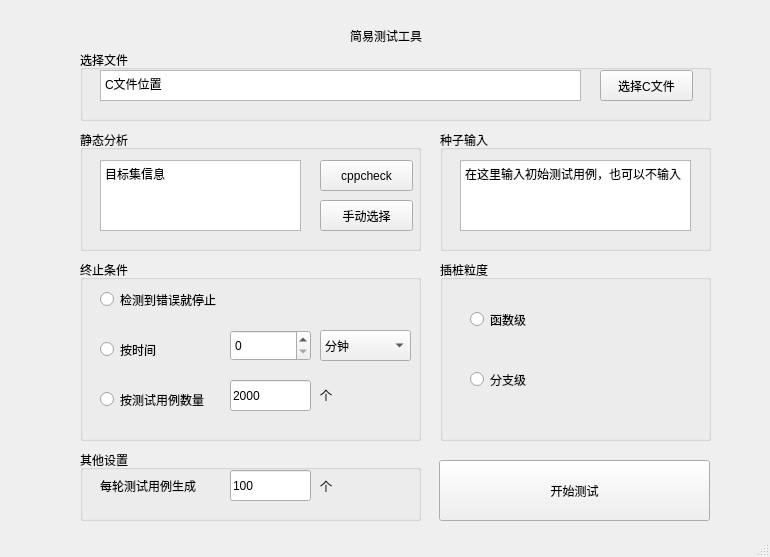
<?xml version="1.0" encoding="UTF-8"?>
<ui version="4.0">
 <class>MainWindow</class>
 <widget class="QMainWindow" name="MainWindow">
  <property name="geometry">
   <rect>
    <x>0</x>
    <y>0</y>
    <width>770</width>
    <height>557</height>
   </rect>
  </property>
  <property name="windowTitle">
   <string>MainWindow</string>
  </property>
  <property name="iconSize">
   <size>
    <width>20</width>
    <height>20</height>
   </size>
  </property>
  <widget class="QWidget" name="centralwidget">
   <widget class="QPushButton" name="startFuzzBtn">
    <property name="geometry">
     <rect>
      <x>439</x>
      <y>460</y>
      <width>271</width>
      <height>61</height>
     </rect>
    </property>
    <property name="text">
     <string>开始测试</string>
    </property>
    <property name="iconSize">
     <size>
      <width>40</width>
      <height>40</height>
     </size>
    </property>
   </widget>
   <widget class="QLabel" name="title">
    <property name="geometry">
     <rect>
      <x>350</x>
      <y>20</y>
      <width>91</width>
      <height>31</height>
     </rect>
    </property>
    <property name="lineWidth">
     <number>1</number>
    </property>
    <property name="text">
     <string>简易测试工具</string>
    </property>
    <property name="margin">
     <number>1</number>
    </property>
    <property name="indent">
     <number>-1</number>
    </property>
   </widget>
   <widget class="QGroupBox" name="chooseFileGroup">
    <property name="geometry">
     <rect>
      <x>80</x>
      <y>50</y>
      <width>631</width>
      <height>71</height>
     </rect>
    </property>
    <property name="title">
     <string>选择文件</string>
    </property>
    <widget class="QTextBrowser" name="CFileLoc">
     <property name="enabled">
      <bool>true</bool>
     </property>
     <property name="geometry">
      <rect>
       <x>20</x>
       <y>20</y>
       <width>481</width>
       <height>31</height>
      </rect>
     </property>
     <property name="html">
      <string>&lt;!DOCTYPE HTML PUBLIC &quot;-//W3C//DTD HTML 4.0//EN&quot; &quot;http://www.w3.org/TR/REC-html40/strict.dtd&quot;&gt;
&lt;html&gt;&lt;head&gt;&lt;meta name=&quot;qrichtext&quot; content=&quot;1&quot; /&gt;&lt;style type=&quot;text/css&quot;&gt;
p, li { white-space: pre-wrap; }
&lt;/style&gt;&lt;/head&gt;&lt;body style=&quot; font-family:'SimSun'; font-size:9pt; font-weight:400; font-style:normal;&quot;&gt;
&lt;p style=&quot; margin-top:0px; margin-bottom:0px; margin-left:0px; margin-right:0px; -qt-block-indent:0; text-indent:0px;&quot;&gt;C文件位置&lt;/p&gt;&lt;/body&gt;&lt;/html&gt;</string>
     </property>
    </widget>
    <widget class="QPushButton" name="chooseCBtn">
     <property name="geometry">
      <rect>
       <x>520</x>
       <y>20</y>
       <width>93</width>
       <height>31</height>
      </rect>
     </property>
     <property name="text">
      <string>选择C文件</string>
     </property>
     <property name="autoDefault">
      <bool>false</bool>
     </property>
     <property name="default">
      <bool>false</bool>
     </property>
     <property name="flat">
      <bool>false</bool>
     </property>
    </widget>
   </widget>
   <widget class="QGroupBox" name="staticAnalysisGroup">
    <property name="geometry">
     <rect>
      <x>80</x>
      <y>130</y>
      <width>341</width>
      <height>121</height>
     </rect>
    </property>
    <property name="title">
     <string>静态分析</string>
    </property>
    <widget class="QTextBrowser" name="targetSetInfo">
     <property name="geometry">
      <rect>
       <x>20</x>
       <y>30</y>
       <width>201</width>
       <height>71</height>
      </rect>
     </property>
     <property name="html">
      <string>&lt;!DOCTYPE HTML PUBLIC &quot;-//W3C//DTD HTML 4.0//EN&quot; &quot;http://www.w3.org/TR/REC-html40/strict.dtd&quot;&gt;
&lt;html&gt;&lt;head&gt;&lt;meta name=&quot;qrichtext&quot; content=&quot;1&quot; /&gt;&lt;style type=&quot;text/css&quot;&gt;
p, li { white-space: pre-wrap; }
&lt;/style&gt;&lt;/head&gt;&lt;body style=&quot; font-family:'SimSun'; font-size:9pt; font-weight:400; font-style:normal;&quot;&gt;
&lt;p style=&quot; margin-top:0px; margin-bottom:0px; margin-left:0px; margin-right:0px; -qt-block-indent:0; text-indent:0px;&quot;&gt;目标集信息&lt;/p&gt;&lt;/body&gt;&lt;/html&gt;</string>
     </property>
    </widget>
    <widget class="QPushButton" name="SAByCppcheck">
     <property name="geometry">
      <rect>
       <x>240</x>
       <y>30</y>
       <width>93</width>
       <height>31</height>
      </rect>
     </property>
     <property name="text">
      <string>cppcheck</string>
     </property>
    </widget>
    <widget class="QPushButton" name="SAByMan">
     <property name="geometry">
      <rect>
       <x>240</x>
       <y>70</y>
       <width>93</width>
       <height>31</height>
      </rect>
     </property>
     <property name="text">
      <string>手动选择</string>
     </property>
    </widget>
   </widget>
   <widget class="QGroupBox" name="seedInputGroup">
    <property name="geometry">
     <rect>
      <x>440</x>
      <y>130</y>
      <width>271</width>
      <height>121</height>
     </rect>
    </property>
    <property name="title">
     <string>种子输入</string>
    </property>
    <widget class="QPlainTextEdit" name="seedInputText">
     <property name="geometry">
      <rect>
       <x>20</x>
       <y>30</y>
       <width>231</width>
       <height>71</height>
      </rect>
     </property>
     <property name="plainText">
      <string>在这里输入初始测试用例，也可以不输入</string>
     </property>
    </widget>
   </widget>
   <widget class="QGroupBox" name="stopOptionGroup">
    <property name="geometry">
     <rect>
      <x>80</x>
      <y>260</y>
      <width>341</width>
      <height>181</height>
     </rect>
    </property>
    <property name="title">
     <string>终止条件</string>
    </property>
    <widget class="QRadioButton" name="stopByTime">
     <property name="geometry">
      <rect>
       <x>20</x>
       <y>80</y>
       <width>115</width>
       <height>19</height>
      </rect>
     </property>
     <property name="text">
      <string>按时间</string>
     </property>
    </widget>
    <widget class="QRadioButton" name="stopByTC">
     <property name="geometry">
      <rect>
       <x>20</x>
       <y>130</y>
       <width>115</width>
       <height>19</height>
      </rect>
     </property>
     <property name="text">
      <string>按测试用例数量</string>
     </property>
    </widget>
    <widget class="QRadioButton" name="stopByCrash">
     <property name="geometry">
      <rect>
       <x>20</x>
       <y>30</y>
       <width>161</width>
       <height>19</height>
      </rect>
     </property>
     <property name="text">
      <string>检测到错误就停止</string>
     </property>
    </widget>
    <widget class="QSpinBox" name="fuzzTime">
     <property name="geometry">
      <rect>
       <x>150</x>
       <y>70</y>
       <width>81</width>
       <height>31</height>
      </rect>
     </property>
    </widget>
    <widget class="QComboBox" name="timeUnit">
     <property name="geometry">
      <rect>
       <x>240</x>
       <y>70</y>
       <width>91</width>
       <height>31</height>
      </rect>
     </property>
     <item>
      <property name="text">
       <string>分钟</string>
      </property>
     </item>
     <item>
      <property name="text">
       <string>小时</string>
      </property>
     </item>
    </widget>
    <widget class="QLabel" name="TCUnitLabel">
     <property name="geometry">
      <rect>
       <x>240</x>
       <y>124</y>
       <width>72</width>
       <height>21</height>
      </rect>
     </property>
     <property name="text">
      <string>个</string>
     </property>
    </widget>
    <widget class="QLineEdit" name="stopByTCNum">
     <property name="geometry">
      <rect>
       <x>150</x>
       <y>120</y>
       <width>81</width>
       <height>31</height>
      </rect>
     </property>
     <property name="text">
      <string>2000</string>
     </property>
    </widget>
   </widget>
   <widget class="QGroupBox" name="instrOptionGroup">
    <property name="geometry">
     <rect>
      <x>440</x>
      <y>260</y>
      <width>271</width>
      <height>181</height>
     </rect>
    </property>
    <property name="title">
     <string>插桩粒度</string>
    </property>
    <widget class="QRadioButton" name="funcLevel">
     <property name="geometry">
      <rect>
       <x>30</x>
       <y>50</y>
       <width>115</width>
       <height>19</height>
      </rect>
     </property>
     <property name="text">
      <string>函数级</string>
     </property>
    </widget>
    <widget class="QRadioButton" name="branchLevel">
     <property name="geometry">
      <rect>
       <x>30</x>
       <y>110</y>
       <width>115</width>
       <height>19</height>
      </rect>
     </property>
     <property name="text">
      <string>分支级</string>
     </property>
    </widget>
   </widget>
   <widget class="QGroupBox" name="groupBox">
    <property name="geometry">
     <rect>
      <x>80</x>
      <y>450</y>
      <width>341</width>
      <height>71</height>
     </rect>
    </property>
    <property name="title">
     <string>其他设置</string>
    </property>
    <widget class="QLabel" name="label">
     <property name="geometry">
      <rect>
       <x>20</x>
       <y>20</y>
       <width>131</width>
       <height>31</height>
      </rect>
     </property>
     <property name="text">
      <string>每轮测试用例生成</string>
     </property>
    </widget>
    <widget class="QLineEdit" name="TCNumPerCyc">
     <property name="geometry">
      <rect>
       <x>150</x>
       <y>20</y>
       <width>81</width>
       <height>31</height>
      </rect>
     </property>
     <property name="text">
      <string>100</string>
     </property>
    </widget>
    <widget class="QLabel" name="label_2">
     <property name="geometry">
      <rect>
       <x>240</x>
       <y>20</y>
       <width>31</width>
       <height>31</height>
      </rect>
     </property>
     <property name="text">
      <string>个</string>
     </property>
    </widget>
   </widget>
  </widget>
  <widget class="QMenuBar" name="menubar">
   <property name="geometry">
    <rect>
     <x>0</x>
     <y>0</y>
     <width>770</width>
     <height>26</height>
    </rect>
   </property>
  </widget>
  <widget class="QStatusBar" name="statusbar"/>
 </widget>
 <resources/>
 <connections/>
</ui>
